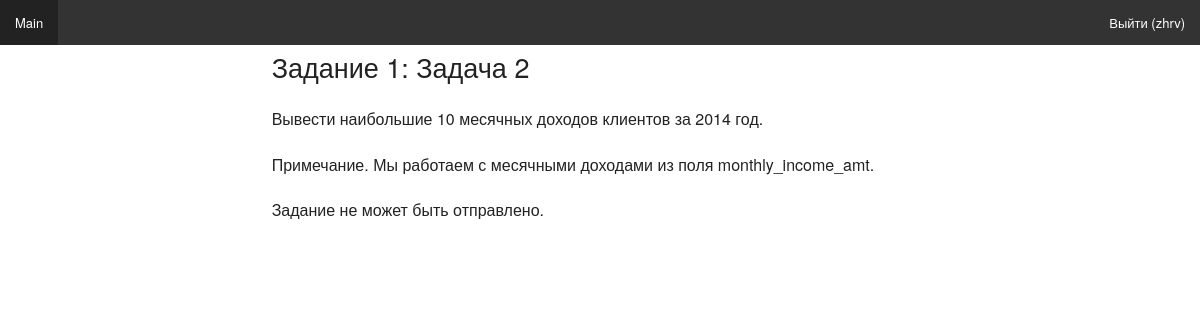
The page /task_details/7/ (signed in) on the database its author committed.
### contest/models.py (models this page shows, shortened)
class Task(models.Model):
    title = models.CharField(verbose_name=u'Название', max_length=200)
    formulation = models.TextField(verbose_name=u'Формулировка')
    module_task_set = models.ForeignKey(verbose_name=u'Задание', to=ModuleTaskSet)
    class Meta:
        ordering = ('title',)
        verbose_name = u'Задача'
        verbose_name_plural = u'Задача'
    def __unicode__(self):
        return self.module_task_set.title + ": " +  self.title

class ModuleTaskSet(models.Model):
    title = models.CharField(verbose_name=u'Название', max_length=200)
    order_in_course = models.IntegerField(verbose_name=u'Номер задания')
    class Meta:
        ordering = ('order_in_course',)
        verbose_name = u'Задание'
        verbose_name_plural = u'Задания'

### contest/views.py (the view)
# urls.py: url(r'^task_details/(?P<task_id>\d+)/$', views.task_details, name='task_details'),
@login_required(login_url='/auth/login')
def task_details(request, task_id):
    try:
        task = Task.objects.get(id = task_id)
    except Task.DoesNotExist:
        raise Http404
    curr_user = auth.get_user(request)
    try:
        student = Students_profile.objects.get(system_user=curr_user)
    except Students_profile.DoesNotExist:
        raise Http404
    try:
        d_line1 = Task_deadline_first.objects.get(group = student.student_group, task = task.module_task_set)
    except Task_deadline_first.DoesNotExist:
        return render(request, 'contest/task_details.html', {'task': task, 'form': None,'post':False,
                                                             'username': auth.get_user(request).username, })
    try:
        d_line2 = Task_deadline_last.objects.get(group = student.student_group, task = task.module_task_set)
    except Task_deadline_last.DoesNotExist:
        return render(request, 'contest/task_details.html', {'task': task, 'form': None,'post':False,
                                                             'username': auth.get_user(request).username, })
    if request.method == "POST":
        form = SubmissionForm(request.POST)
        if (not Task_submission.objects.filter(student=student, task=task).exists() and timezone.now() < d_line1.deadline)\
        or timezone.now() > d_line2.deadline:
            if form.is_valid():
                post = form.save(commit=False)
                post.task = task
                post.subm_time = timezone.now()
                post.student = student
                post.save()
    else:
        form = SubmissionForm()
    if (not Task_submission.objects.filter(student=student, task=task).exists() and timezone.now() < d_line1.deadline)\
        or timezone.now() > d_line2.deadline:
        return render(request, 'contest/task_details.html', {'task':task, 'form':form,
                                                       'username': auth.get_user(request).username,})
    else:
        return render(request, 'contest/task_details.html', {'task': task, 'form': None,'post':request.method == "POST",
                                                             'username': auth.get_user(request).username, })

### contest/templates/contest/task_details.html
{% extends 'contest/main.html' %}
{% block content %}
<div class="row">
    <div class="large-offset-2 large-8 columns end">
        <h3>{{task}}</h3>
        <p>{{task.formulation |linebreaks }}</p>
        {% if  form %}
        <form method="POST" class="post-form">
            {{ form.as_p }}
        <input type="submit" class="button" value="Сохранить решение">
        </form>
        {% else %}
            {% if  post %}
            <p>Задание успешно отправлено.</p>
            {% else %}
            <p>Задание не может быть отправлено.</p>
            {% endif %}
        {% endif %}
    </div >
</div >
{% endblock %}

### contest/templates/contest/main.html (shortened to what this page needs)
{% load staticfiles %}
<html>
<head>
    <link rel="stylesheet" type="text/css" href="{% static "static/css/foundation.css" %}">
</head>
<body>
<div class="top-bar">
    <section class="top-bar-section">
        <ul class="right">
            {% if username %}
                <li><a href="/auth/logout/">Выйти ({{ username }})</a></li>
            {% else %}
                <li><a href="/auth/login/">Войти</a></li>
            {% endif %}
        </ul>
        <ul class="left">
            <li><a href="/home">Main </a></li>
        </ul>
    </section>
</div>
<div class="row">
{% block content %}{% endblock %}
</div>
</body>
</html>

### rows shown on the page
Task: module_task_set+title "Задание 1: Задача 2", formulation "Вывести наибольшие 10 месячных доходов клиентов за 2014 год. Примечание. Мы работаем с месячными доходами из поля monthly_income_amt."

### other values the page prints
{{ username }} "zhrv"
